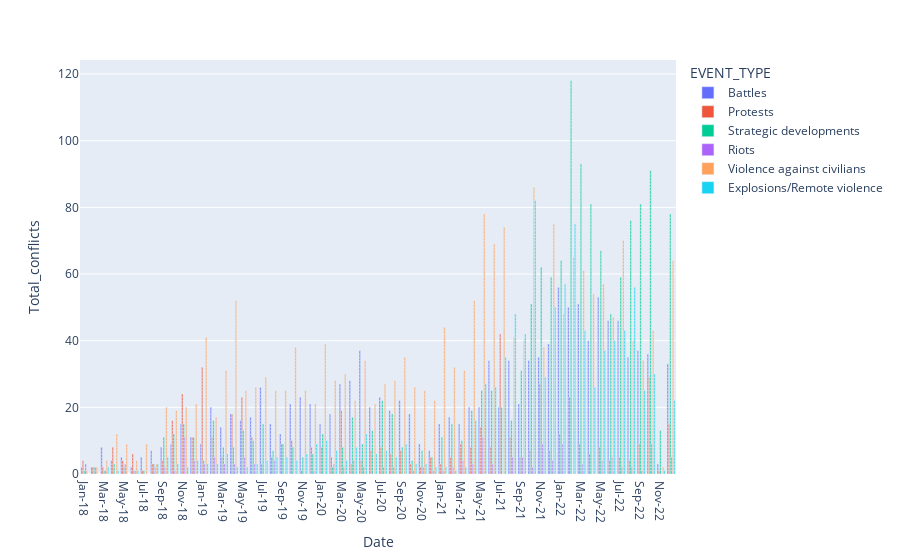

Here is the notebook cell this chart was saved with:
### Code cell
import pandas as pd
import plotly.express as px

sum_conflicts_data = pd.read_excel("/home/adzavon/Documents/MSC_Data_Analysis/conflicts/conflicts_sum.xlsx")
sum_conflicts_data["month"]=sum_conflicts_data["Date of Events"].dt.month
conflicts_sum_fig = px.bar(sum_conflicts_data, x="Date of Events", y="Number of Conflicts", 
                color='month' ,text='Number of Conflicts'  )
# Conflicts data analysis per month
# year_conflict = pd.read_excel("/home/adzavon/Documents/MSC_Data_Analysis/conflicts/conflicts.xlsx")
# year_conflict["EVENT_DATE"] = pd.to_datetime(year_conflict["EVENT_DATE"])
# year_conflict["Year"] = year_conflict["EVENT_DATE"].dt.year

# new_data = year_conflict.groupby(["Year","ADMIN1","EVENT_TYPE"]).size().reset_index(name="Total_conflicts")
year_conflict = pd.read_excel("/home/adzavon/Documents/MSC_Data_Analysis/conflicts/conflicts.xlsx")
year_conflict["EVENT_DATE"] = pd.to_datetime(year_conflict["EVENT_DATE"])
# year_conflict["Year"] = year_conflict["EVENT_DATE"].dt.year
# year_conflict["month"] = year_conflict["EVENT_DATE"].dt.year
year_conflict['Date'] = year_conflict['EVENT_DATE'].dt.strftime('%b-%y')
year_conflict
year_conflict_drop = year_conflict.drop(columns=["EVENT_DATE"])
year_conflict_drop
new_data = year_conflict_drop[["Date","ADMIN1","EVENT_TYPE"]]
new_data["Total_conflicts"] = 1
new_data
all_conflict_fig = px.bar(new_data, x="Date", y="Total_conflicts",color='EVENT_TYPE', barmode='group'
                #color='month' ,text='Number of Conflicts'
)

all_conflict_fig.show()

### Figure 1 — Plotly figure (JSON) as saved in the notebook; plotly's stock layout.template omitted (floating-point values rounded to 4 significant figures; data arrays with more than 128 entries replaced by an {"elided": "..."} marker saying what was removed)
{"data": [{"alignmentgroup": "True", "hovertemplate": "EVENT_TYPE=Battles<br>Date=%{x}<br>Total_conflicts=%{y}<extra></extra>", "legendgroup": "Battles", "marker": {"color": "#636efa", "pattern": {"shape": ""}}, "name": "Battles", "offsetgroup": "Battles", "orientation": "v", "showlegend": true, "textposition": "auto", "type": "bar", "x": {"elided": "1323 str values"}, "xaxis": "x", "y": {"elided": "1323 int values"}, "yaxis": "y"}, {"alignmentgroup": "True", "hovertemplate": "EVENT_TYPE=Protests<br>Date=%{x}<br>Total_conflicts=%{y}<extra></extra>", "legendgroup": "Protests", "marker": {"color": "#EF553B", "pattern": {"shape": ""}}, "name": "Protests", "offsetgroup": "Protests", "orientation": "v", "showlegend": true, "textposition": "auto", "type": "bar", "x": {"elided": "569 str values"}, "xaxis": "x", "y": {"elided": "569 int values"}, "yaxis": "y"}, {"alignmentgroup": "True", "hovertemplate": "EVENT_TYPE=Strategic developments<br>Date=%{x}<br>Total_conflicts=%{y}<extra></extra>", "legendgroup": "Strategic developments", "marker": {"color": "#00cc96", "pattern": {"shape": ""}}, "name": "Strategic developments", "offsetgroup": "Strategic developments", "orientation": "v", "showlegend": true, "textposition": "auto", "type": "bar", "x": {"elided": "1510 str values"}, "xaxis": "x", "y": {"elided": "1510 int values"}, "yaxis": "y"}, {"alignmentgroup": "True", "hovertemplate": "EVENT_TYPE=Riots<br>Date=%{x}<br>Total_conflicts=%{y}<extra></extra>", "legendgroup": "Riots", "marker": {"color": "#ab63fa", "pattern": {"shape": ""}}, "name": "Riots", "offsetgroup": "Riots", "orientation": "v", "showlegend": true, "textposition": "auto", "type": "bar", "x": {"elided": "165 str values"}, "xaxis": "x", "y": {"elided": "165 int values"}, "yaxis": "y"}, {"alignmentgroup": "True", "hovertemplate": "EVENT_TYPE=Violence against civilians<br>Date=%{x}<br>Total_conflicts=%{y}<extra></extra>", "legendgroup": "Violence against civilians", "marker": {"color": "#FFA15A", "pattern": {"shape": ""}}, "name": "Violence against civilians", "offsetgroup": "Violence against civilians", "orientation": "v", "showlegend": true, "textposition": "auto", "type": "bar", "x": {"elided": "2061 str values"}, "xaxis": "x", "y": {"elided": "2061 int values"}, "yaxis": "y"}, {"alignmentgroup": "True", "hovertemplate": "EVENT_TYPE=Explosions/Remote violence<br>Date=%{x}<br>Total_conflicts=%{y}<extra></extra>", "legendgroup": "Explosions/Remote violence", "marker": {"color": "#19d3f3", "pattern": {"shape": ""}}, "name": "Explosions/Remote violence", "offsetgroup": "Explosions/Remote violence", "orientation": "v", "showlegend": true, "textposition": "auto", "type": "bar", "x": {"elided": "964 str values"}, "xaxis": "x", "y": {"elided": "964 int values"}, "yaxis": "y"}], "layout": {"barmode": "group", "legend": {"title": {"text": "EVENT_TYPE"}, "tracegroupgap": 0}, "margin": {"t": 60}, "xaxis": {"anchor": "y", "domain": [0, 1], "title": {"text": "Date"}}, "yaxis": {"anchor": "x", "domain": [0, 1], "title": {"text": "Total_conflicts"}}}}
